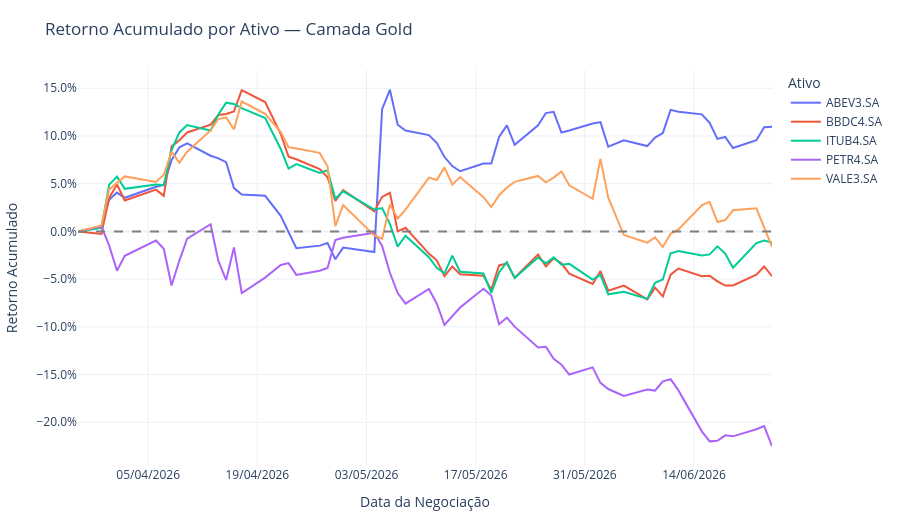

The cell this chart's notebook holds for it:
### Code cell
# 2b) Comparativo de retorno acumulado entre os 5 ativos demo.
# Indicador clássico para "quanto você teria ganho/perdido se tivesse
# investido R$1 no início do período".
if daily is not None:
    top5 = ["PETR4.SA", "VALE3.SA", "ITUB4.SA", "BBDC4.SA", "ABEV3.SA"]
    plot_df = daily.filter(pl.col("ticker").is_in(top5)).sort("trade_date").to_pandas()

    fig = px.line(
        plot_df,
        x="trade_date",
        y="cum_return",
        color="ticker",
        title="Retorno Acumulado por Ativo — Camada Gold",
        labels={
            "trade_date": "Data da Negociação",
            "cum_return": "Retorno Acumulado",
            "ticker": "Ativo",
        },
    )
    fig.add_hline(y=0, line_dash="dash", line_color="grey")
    fig.update_layout(
        height=520,
        hovermode="x unified",
        template="plotly_white",
        legend=dict(title="Ativo", orientation="v", x=1.02, y=1),
        margin=dict(l=60, r=40, t=70, b=50),
    )
    fig.update_yaxes(tickformat=".1%")
    fig.update_xaxes(tickformat="%d/%m/%Y")
    fig.show()
